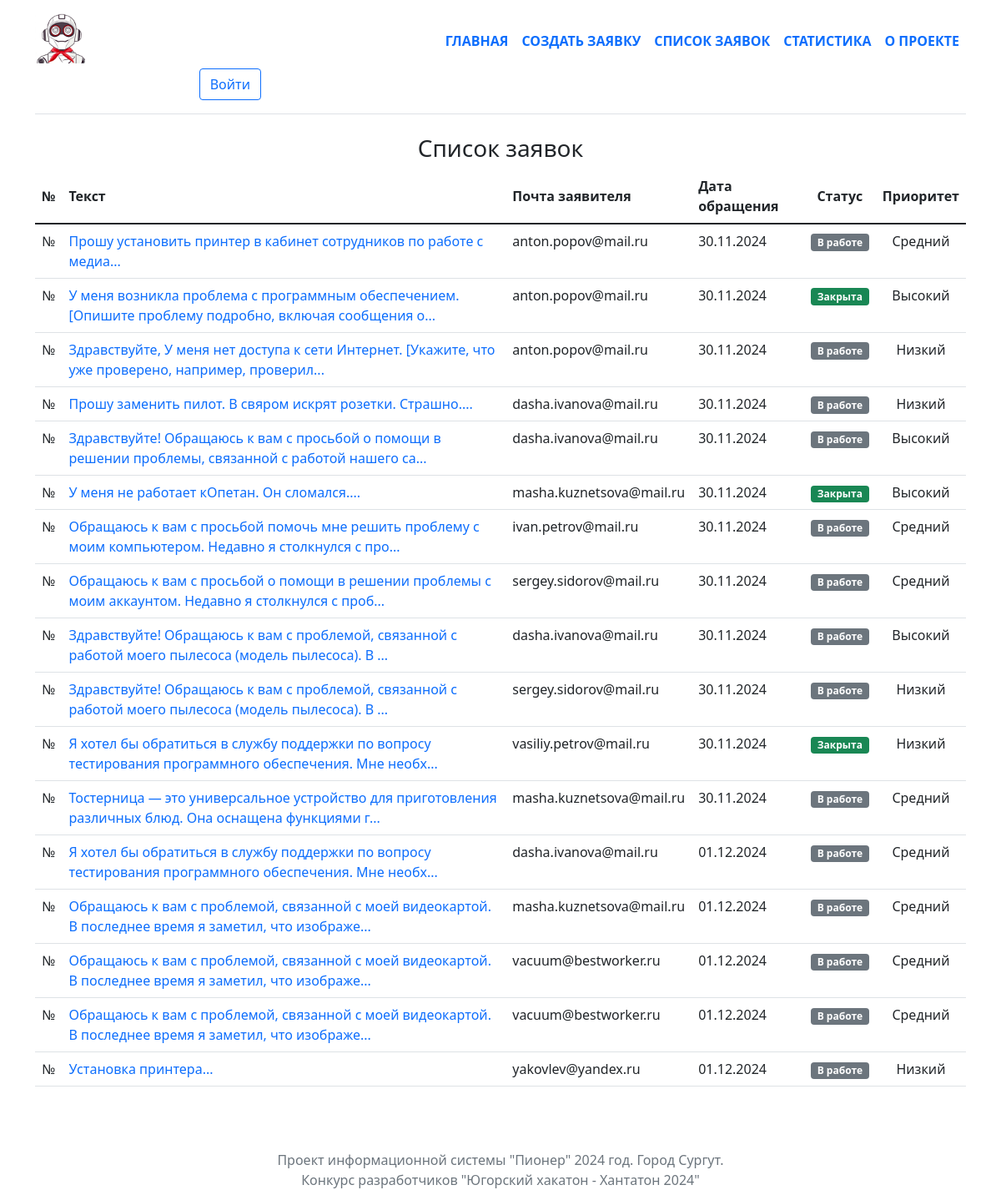
/tasks/, run on the app's committed database.
### tasks/models.py (models this page shows, shortened)
class Task(models.Model):
    title = models.CharField(max_length=1024, null=True)
    message = models.TextField()
    authors = models.CharField(max_length=1024)
    contractor = models.ForeignKey(User, on_delete=models.CASCADE, null=True)
    created = models.DateTimeField("date published", auto_now_add= True)
    closed = models.BooleanField(default=False)
    typetask = models.ForeignKey(TypeTask, on_delete=models.CASCADE, null=True)
    priority = models.ForeignKey(Priority, on_delete=models.CASCADE, null=True)
    def __str__(self):
        return self.message[:100] + '...'

class Priority(models.Model):
    level = models.CharField(max_length=50, null=True)

### tasks/views.py (the view)
# urls.py: path('tasks/', views.tasks_list, name='task list'),
def tasks_list(request):
    tasks_list_to_page = Task.objects.all()
    prior = [p.level for p in Priority.objects.all()]
    print(prior)
    print(type(prior))
    return render(request, 'tasks/task_list.html', {'task_list': tasks_list_to_page,
                                                    'prior': prior})

### tasks/templates/tasks/task_list.html
{% extends "tasks/base.html" %}
{% block content %}
    <div class="container">
        <div class="row">
            <div class="col-lg-12">
                <h3 class="text-center text">Список заявок</h3>
                {% if task_list %}
                 <table class="table table-hover">
                <thead class="table_bg">
                    <tr>
                        <th class="align-middle text-center" scope="col">№</th>
                        <th class="align-middle" scope="col">Текст</th>
                        <th class="align-middle" scope="col">Почта заявителя</th>
                        <th class="align-middle text-left" scope="col">Дата обращения</th>
                        <th class="align-middle text-center" scope="col">Статус</th>
                        <th class="align-middle text-center">Приоритет</th>
                    </tr>
                </thead>
                <tbody>
                    {% for task in task_list %}
                    <tr>
                        <td class="text-center">№</td>
                        <td><a class="text-decoration-none" href='/task/{{ task.id }}/'>{{ task }}</a></td>
                        <td>{{ task.authors }}</td>
                        <td class="text-right">{{ task.created|date:'d.m.Y' }}</td>
                        {% if task.closed %}
                            <td class="text-center"><span class="badge bg-success">Закрыта</span></td>
                        {% else %}
                            <td class="text-center"><span class="badge bg-secondary">В работе</span></td>
                        {% endif %}
                        <td class="text-center">{{ task.priority.level }}</td>
                    </tr>
                    {% endfor %}
                </tbody>
                </table>
                {% else %}
                <div class="list-group">
                    <p>Список заявок пуст</p>
                </div>
                {% endif %}
            </div>
        </div>
    </div>
{% endblock %}

### data on the page
Task: message "Прошу установить принтер в кабинет сотрудников по работе с медиа...", authors "anton.popov@mail.ru", created "30.11.2024", closed "В работе", priority.level "Средний"
Task: message "У меня возникла проблема с программным обеспечением. [Опишите проблему подробно, включая сообщения о...", authors "anton.popov@mail.ru", created "30.11.2024", closed "Закрыта", priority.level "Высокий"
Task: message "Здравствуйте, У меня нет доступа к сети Интернет. [Укажите, что уже проверено, например, проверил...", authors "anton.popov@mail.ru", created "30.11.2024", closed "В работе", priority.level "Низкий"
Task: message "Прошу заменить пилот. В свяром искрят розетки. Страшно....", authors "dasha.ivanova@mail.ru", created "30.11.2024", closed "В работе", priority.level "Низкий"
Task: message "Здравствуйте! Обращаюсь к вам с просьбой о помощи в решении проблемы, связанной с работой нашего са...", authors "dasha.ivanova@mail.ru", created "30.11.2024", closed "В работе", priority.level "Высокий"
Task: message "У меня не работает кОпетан. Он сломался....", authors "masha.kuznetsova@mail.ru", created "30.11.2024", closed "Закрыта", priority.level "Высокий"
Task: message "Обращаюсь к вам с просьбой помочь мне решить проблему с моим компьютером. Недавно я столкнулся с про...", authors "ivan.petrov@mail.ru", created "30.11.2024", closed "В работе", priority.level "Средний"
Task: message "Обращаюсь к вам с просьбой о помощи в решении проблемы с моим аккаунтом. Недавно я столкнулся с проб...", authors "sergey.sidorov@mail.ru", created "30.11.2024", closed "В работе", priority.level "Средний"
Task: message "Здравствуйте! Обращаюсь к вам с проблемой, связанной с работой моего пылесоса (модель пылесоса). В ...", authors "dasha.ivanova@mail.ru", created "30.11.2024", closed "В работе", priority.level "Высокий"
Task: message "Здравствуйте! Обращаюсь к вам с проблемой, связанной с работой моего пылесоса (модель пылесоса). В ...", authors "sergey.sidorov@mail.ru", created "30.11.2024", closed "В работе", priority.level "Низкий"
Task: message "Я хотел бы обратиться в службу поддержки по вопросу тестирования программного обеспечения. Мне необх...", authors "vasiliy.petrov@mail.ru", created "30.11.2024", closed "Закрыта", priority.level "Низкий"
Task: message "Тостерница — это универсальное устройство для приготовления различных блюд. Она оснащена функциями г...", authors "masha.kuznetsova@mail.ru", created "30.11.2024", closed "В работе", priority.level "Средний"
Task: message "Я хотел бы обратиться в службу поддержки по вопросу тестирования программного обеспечения. Мне необх...", authors "dasha.ivanova@mail.ru", created "01.12.2024", closed "В работе", priority.level "Средний"
Task: message "Обращаюсь к вам с проблемой, связанной с моей видеокартой. В последнее время я заметил, что изображе...", authors "masha.kuznetsova@mail.ru", created "01.12.2024", closed "В работе", priority.level "Средний"
Task: message "Обращаюсь к вам с проблемой, связанной с моей видеокартой. В последнее время я заметил, что изображе...", authors "vacuum@bestworker.ru", created "01.12.2024", closed "В работе", priority.level "Средний"
Task: message "Обращаюсь к вам с проблемой, связанной с моей видеокартой. В последнее время я заметил, что изображе...", authors "vacuum@bestworker.ru", created "01.12.2024", closed "В работе", priority.level "Средний"
Task: message "Установка принтера...", authors "yakovlev@yandex.ru", created "01.12.2024", closed "В работе", priority.level "Низкий"
